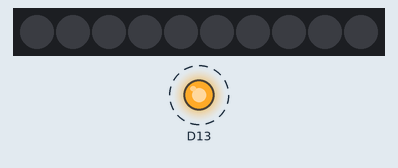
This sketch was run on a simulated Adafruit Circuit Playground Express. Parts: 10 RGB LEDs in strip order, left to right, output pins drawn as LEDs (lit = HIGH). Dashed ring = blinking.

Above: at 0.5 s.
Timing chart, 0 to 4.6 s (numbered marks = the images above):
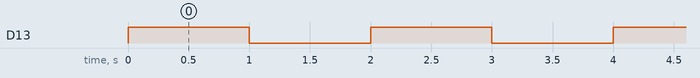

The sketch:

BlinkClassic.ino
```cpp
#include <Adafruit_CircuitPlayground.h>
#include <Wire.h>
#include <SPI.h>
void setup() {
  CircuitPlayground.begin();
}

// the loop function runs over and over again forever
void loop() {
  CircuitPlayground.redLED(true);   // turn the LED on (HIGH is the voltage level)
  delay(1000);              // wait for a second
  CircuitPlayground.redLED(false);   // turn the LED off by making the voltage LOW
  delay(1000);              // wait for a second
}
```

Measured:
- by itself, D13: alternates HIGH for 1.0 s and LOW for 1.0 s
